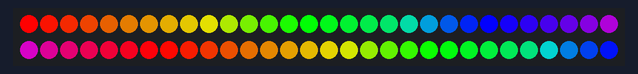
Bench run of a sketch on a simulated Arduino Nano, built with avr-gcc and run on an emulated ATmega328P. Parts: 60 RGB LEDs in strip order, left to right, continuing on the next row.

Above: at 0.15 s.
At 4.46 s:
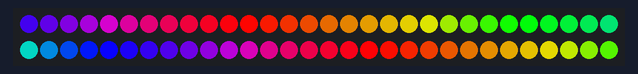
At 8.78 s:
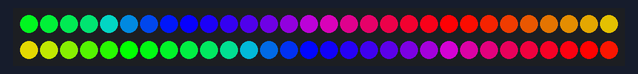
At 17.4 s:
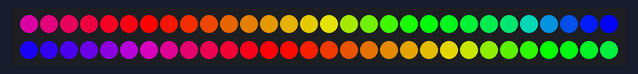
At 26.64 s:
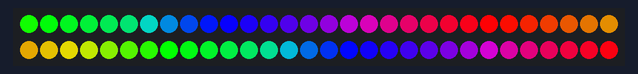
At 35.89 s:
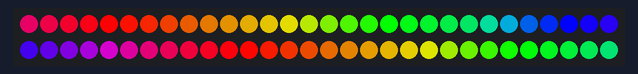

The sketch:

music_reactive_main.ino
```cpp
// Main Arduino sketch that initializes FastLED and runs a simple rainbow sweep across the WS2812B strip.
//
// Full tutorial: https://shillehtek.com/blogs/news/arduino-ws2812b-ky037-music-reactive-effects
// Parts used: https://shillehtek.com/products/non-waterproof-ws2812b-smd-led-strip-60-led-meter-flexible-5m-roll-5v-ip30
//             https://shillehtek.com/products/shillehtek-ky-037-sound-sensor-module
//             https://shillehtek.com/products/arduino-nano-v3-presoldered-ch340g-atmega328p
// More examples: https://github.com/shillehbean/shillehtek-examples
//

#include <FastLED.h>
#define NUM_LEDS 60
#define DATA_PIN 6
CRGB leds[NUM_LEDS];

void setup() {
  FastLED.addLeds<WS2812B, DATA_PIN, GRB>(leds, NUM_LEDS);
}

void loop() {
  // simple rainbow sweep
  static uint8_t hue = 0;
  fill_rainbow(leds, NUM_LEDS, hue++, 7);
  FastLED.show();
  delay(20);
}
```

beat_pulse.ino
```cpp
// Beat pulse function that captures audio peaks from A0, maps peak amplitude to brightness, fills the strip with color, and applies a decay.
//
// Full tutorial: https://shillehtek.com/blogs/news/arduino-ws2812b-ky037-music-reactive-effects
// Parts used: https://shillehtek.com/products/non-waterproof-ws2812b-smd-led-strip-60-led-meter-flexible-5m-roll-5v-ip30
//             https://shillehtek.com/products/shillehtek-ky-037-sound-sensor-module
//             https://shillehtek.com/products/arduino-nano-v3-presoldered-ch340g-atmega328p
// More examples: https://github.com/shillehbean/shillehtek-examples
//

void beatPulse() {
  static int peakHold = 0;
  int level = analogRead(A0);
  if (level > peakHold) peakHold = level;
  uint8_t brightness = constrain(map(peakHold, 100, 600, 0, 255), 0, 255);
  fill_solid(leds, NUM_LEDS, CHSV(millis() / 30 % 255, 255, brightness));
  FastLED.show();
  peakHold = peakHold * 0.9;  // decay
}
```

chase_effect.ino
```cpp
// Chase effect function that advances a colored head along the strip while fading the tail for a moving-trail animation.
//
// Full tutorial: https://shillehtek.com/blogs/news/arduino-ws2812b-ky037-music-reactive-effects
// Parts used: https://shillehtek.com/products/non-waterproof-ws2812b-smd-led-strip-60-led-meter-flexible-5m-roll-5v-ip30
//             https://shillehtek.com/products/shillehtek-ky-037-sound-sensor-module
//             https://shillehtek.com/products/arduino-nano-v3-presoldered-ch340g-atmega328p
// More examples: https://github.com/shillehbean/shillehtek-examples
//

void chase() {
  static int head = 0;
  fadeToBlackBy(leds, NUM_LEDS, 30);
  leds[head] = CHSV(head * 4, 255, 255);
  head = (head + 1) % NUM_LEDS;
  FastLED.show();
  delay(20);
}
```

vu_meter.ino
```cpp
// VU meter function that reads the KY-037 analog output (A0) and lights LEDs up to the measured peak using a rainbow ramp.
//
// Full tutorial: https://shillehtek.com/blogs/news/arduino-ws2812b-ky037-music-reactive-effects
// Parts used: https://shillehtek.com/products/non-waterproof-ws2812b-smd-led-strip-60-led-meter-flexible-5m-roll-5v-ip30
//             https://shillehtek.com/products/shillehtek-ky-037-sound-sensor-module
//             https://shillehtek.com/products/arduino-nano-v3-presoldered-ch340g-atmega328p
// More examples: https://github.com/shillehbean/shillehtek-examples
//

void vuMeter() {
  int level = analogRead(A0);
  int peak = constrain(map(level, 0, 600, 0, NUM_LEDS), 0, NUM_LEDS);
  for (int i = 0; i < NUM_LEDS; i++) {
    if (i < peak) {
      leds[i] = CHSV(i * 4, 255, 255);   // rainbow ramp
    } else {
      leds[i] = CRGB::Black;
    }
  }
  FastLED.show();
}
```
